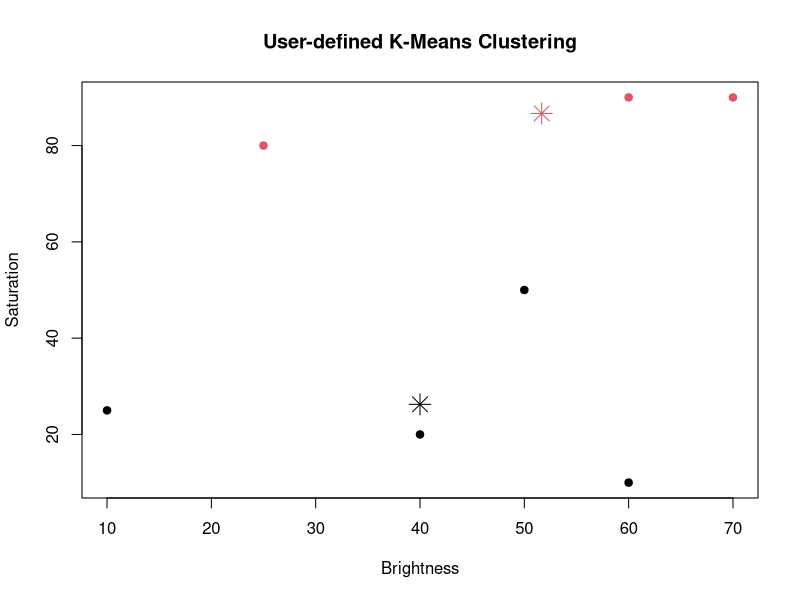

Recreate this plot in R.

brightness <- c(40, 50, 60, 10, 70, 60, 25)
saturation <- c(20, 50, 90, 25, 90, 10, 80)
data <- data.frame(brightness, saturation)


my_kmeans <- function(data, k, max_iter = 100) {
  set.seed(123)  
  
  
  centers <- data[sample(1:nrow(data), k), ]
  
  for (iter in 1:max_iter) {
    
    cluster_assignment <- c()
    
    for (i in 1:nrow(data)) {
     
      distances <- apply(centers, 1, function(center) {
        sqrt(sum((data[i, ] - center) ^ 2))
      })
      
      cluster_assignment[i] <- which.min(distances)
    }
    
 
    new_centers <- centers
    for (j in 1:k) {
      cluster_points <- data[cluster_assignment == j, ]
      if (nrow(cluster_points) > 0) {
        new_centers[j, ] <- colMeans(cluster_points)
      }
    }
    
    if (all(abs(new_centers - centers) < 1e-6)) {
      cat("✅ Converged after", iter, "iterations\n")
      break
    }
    
    centers <- new_centers
  }
 
  result <- list(centers = centers, clusters = cluster_assignment)
  return(result)
}



result <- my_kmeans(data, k = 2)
print(result$centers)
print(result$clusters)



data$cluster <- result$clusters

plot(data$brightness, data$saturation,
     col = data$cluster, pch = 19,
     xlab = "Brightness", ylab = "Saturation",
     main = "User-defined K-Means Clustering")

points(result$centers$brightness, result$centers$saturation,
       col = 1:2, pch = 8, cex = 2)

